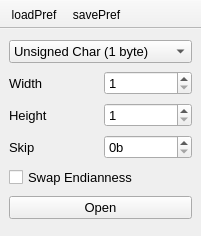
<?xml version="1.0" encoding="UTF-8"?>
<ui version="4.0">
 <class>nOpenRAW</class>
 <widget class="QMainWindow" name="nOpenRAW">
  <property name="geometry">
   <rect>
    <x>0</x>
    <y>0</y>
    <width>201</width>
    <height>236</height>
   </rect>
  </property>
  <property name="windowTitle">
   <string>Open RAW files</string>
  </property>
  <property name="iconSize">
   <size>
    <width>20</width>
    <height>20</height>
   </size>
  </property>
  <property name="unifiedTitleAndToolBarOnMac">
   <bool>true</bool>
  </property>
  <widget class="QWidget" name="centralwidget">
   <layout class="QGridLayout" name="gridLayout">
    <item row="0" column="0" colspan="2">
     <widget class="QComboBox" name="kind">
      <property name="font">
       <font>
        <pointsize>10</pointsize>
       </font>
      </property>
      <property name="neutrinoSave" stdset="0">
       <bool>true</bool>
      </property>
      <item>
       <property name="text">
        <string>Unsigned Char (1 byte)</string>
       </property>
      </item>
      <item>
       <property name="text">
        <string>Char (1 byte)</string>
       </property>
      </item>
      <item>
       <property name="text">
        <string>Unsigned Short (2 bytes)</string>
       </property>
      </item>
      <item>
       <property name="text">
        <string>Signed Short (2 bytes)</string>
       </property>
      </item>
      <item>
       <property name="text">
        <string>Unsigned Integer (4 bytes)</string>
       </property>
      </item>
      <item>
       <property name="text">
        <string>Signed Integer (4 bytes)</string>
       </property>
      </item>
      <item>
       <property name="text">
        <string>Float (4 bytes)</string>
       </property>
      </item>
      <item>
       <property name="text">
        <string>Double (8 bytes)</string>
       </property>
      </item>
     </widget>
    </item>
    <item row="1" column="0">
     <widget class="QLabel" name="label">
      <property name="font">
       <font>
        <pointsize>10</pointsize>
       </font>
      </property>
      <property name="text">
       <string>Width</string>
      </property>
     </widget>
    </item>
    <item row="1" column="1">
     <widget class="QSpinBox" name="width">
      <property name="font">
       <font>
        <pointsize>10</pointsize>
       </font>
      </property>
      <property name="minimum">
       <number>1</number>
      </property>
      <property name="maximum">
       <number>99999</number>
      </property>
      <property name="neutrinoSave" stdset="0">
       <bool>true</bool>
      </property>
     </widget>
    </item>
    <item row="2" column="0">
     <widget class="QLabel" name="label_2">
      <property name="font">
       <font>
        <pointsize>10</pointsize>
       </font>
      </property>
      <property name="text">
       <string>Height</string>
      </property>
     </widget>
    </item>
    <item row="2" column="1">
     <widget class="QSpinBox" name="height">
      <property name="font">
       <font>
        <pointsize>10</pointsize>
       </font>
      </property>
      <property name="minimum">
       <number>1</number>
      </property>
      <property name="maximum">
       <number>99999</number>
      </property>
      <property name="neutrinoSave" stdset="0">
       <bool>true</bool>
      </property>
     </widget>
    </item>
    <item row="3" column="0">
     <widget class="QLabel" name="label_3">
      <property name="font">
       <font>
        <pointsize>10</pointsize>
       </font>
      </property>
      <property name="text">
       <string>Skip</string>
      </property>
     </widget>
    </item>
    <item row="3" column="1">
     <widget class="QSpinBox" name="skip">
      <property name="font">
       <font>
        <pointsize>10</pointsize>
       </font>
      </property>
      <property name="suffix">
       <string>b</string>
      </property>
      <property name="maximum">
       <number>99999999</number>
      </property>
      <property name="neutrinoSave" stdset="0">
       <bool>true</bool>
      </property>
     </widget>
    </item>
    <item row="4" column="0" colspan="2">
     <widget class="QCheckBox" name="endian">
      <property name="enabled">
       <bool>true</bool>
      </property>
      <property name="font">
       <font>
        <pointsize>10</pointsize>
       </font>
      </property>
      <property name="text">
       <string>Swap Endianness</string>
      </property>
      <property name="checked">
       <bool>false</bool>
      </property>
      <property name="neutrinoSave" stdset="0">
       <bool>true</bool>
      </property>
     </widget>
    </item>
    <item row="5" column="0" colspan="2">
     <widget class="QPushButton" name="okButton">
      <property name="font">
       <font>
        <pointsize>10</pointsize>
       </font>
      </property>
      <property name="text">
       <string>Open</string>
      </property>
     </widget>
    </item>
   </layout>
  </widget>
  <widget class="QToolBar" name="toolBar">
   <property name="windowTitle">
    <string>toolBar</string>
   </property>
   <property name="movable">
    <bool>false</bool>
   </property>
   <property name="floatable">
    <bool>false</bool>
   </property>
   <attribute name="toolBarArea">
    <enum>TopToolBarArea</enum>
   </attribute>
   <attribute name="toolBarBreak">
    <bool>false</bool>
   </attribute>
   <addaction name="actionLoadPref"/>
   <addaction name="actionSavePref"/>
  </widget>
  <action name="actionLoadPref">
   <property name="icon">
    <iconset>
     <normaloff>:icons//loadPref.png</normaloff>:icons//loadPref.png</iconset>
   </property>
   <property name="text">
    <string>loadPref</string>
   </property>
   <property name="toolTip">
    <string>Load Preferences</string>
   </property>
  </action>
  <action name="actionSavePref">
   <property name="icon">
    <iconset>
     <normaloff>:icons//savePref.png</normaloff>:icons//savePref.png</iconset>
   </property>
   <property name="text">
    <string>savePref</string>
   </property>
   <property name="toolTip">
    <string>Save Preferences</string>
   </property>
  </action>
 </widget>
 <resources/>
 <connections/>
</ui>
